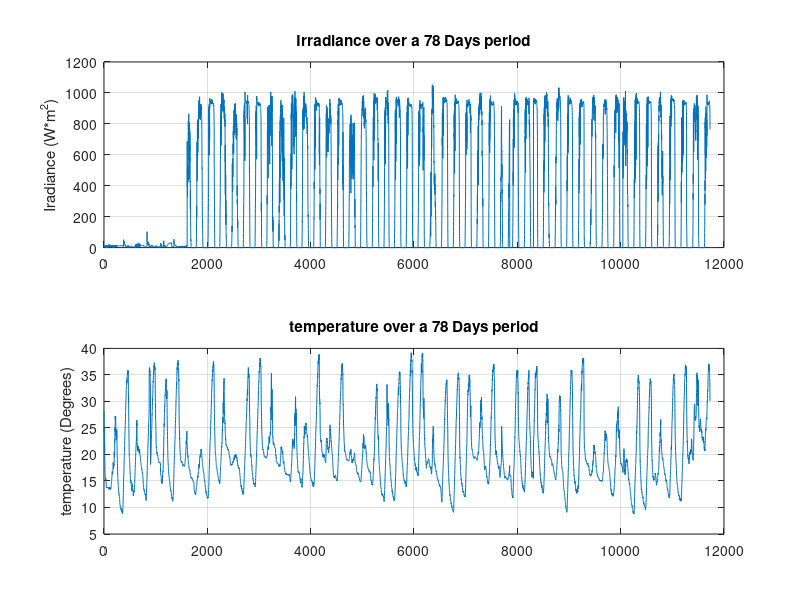

This chart was generated by the following MATLAB code:
% The data is from 1 january 2017  to 22 March 2017
irradiance = fopen('solarRadiance.txt','r');
A = fscanf(irradiance,'%f');
fclose(irradiance);

for ii = 1:1:numel(A)
    y(ii) = A(ii)';
end

x = 1:numel(y);
figure(1)
subplot(2, 1,1)
plot(x, y);
title('Irradiance over a 78 Days period')
ylabel('Iradiance (W*m^2)')
% xlable('78 Days')
grid on

% Plotting temperature
temperature = fopen('temperature.txt','r');
T = fscanf(temperature, '%f');

for ii = 1:1:numel(T)
    t(ii) = T(ii)';
end

x = 1:numel(t);
figure(1)
subplot(2, 1,2);
plot(x, t);
title('temperature over a 78 Days period')
ylabel('temperature (Degrees)')
% xlable('78 Days')
grid on